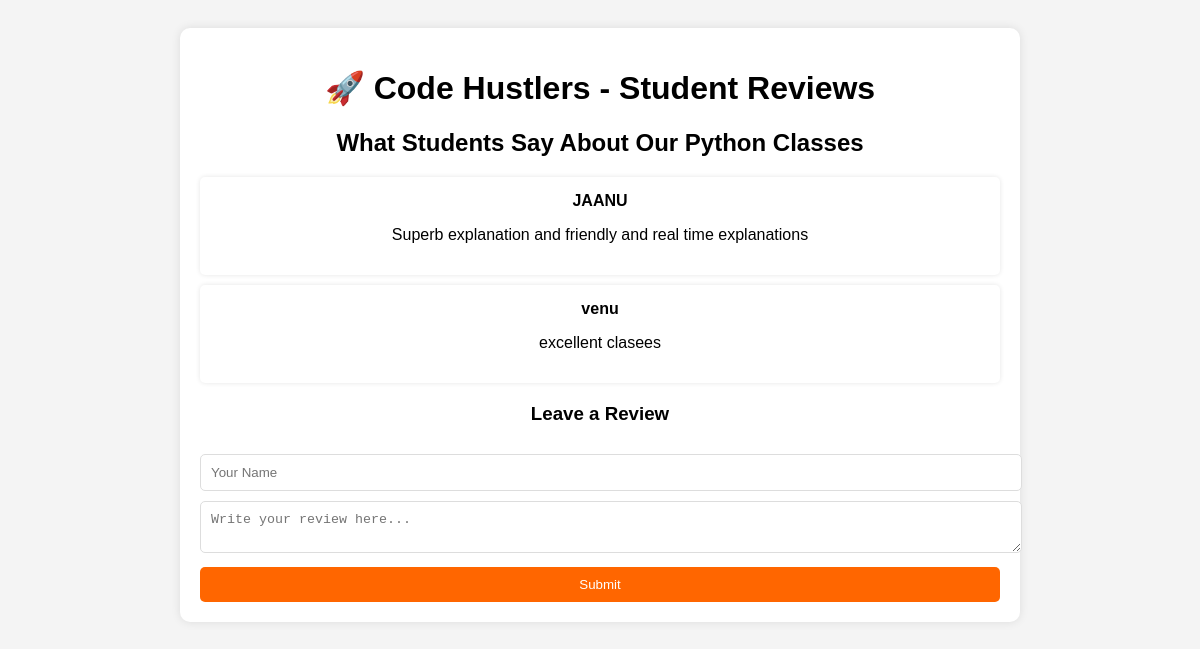
Before: / with the older database file.
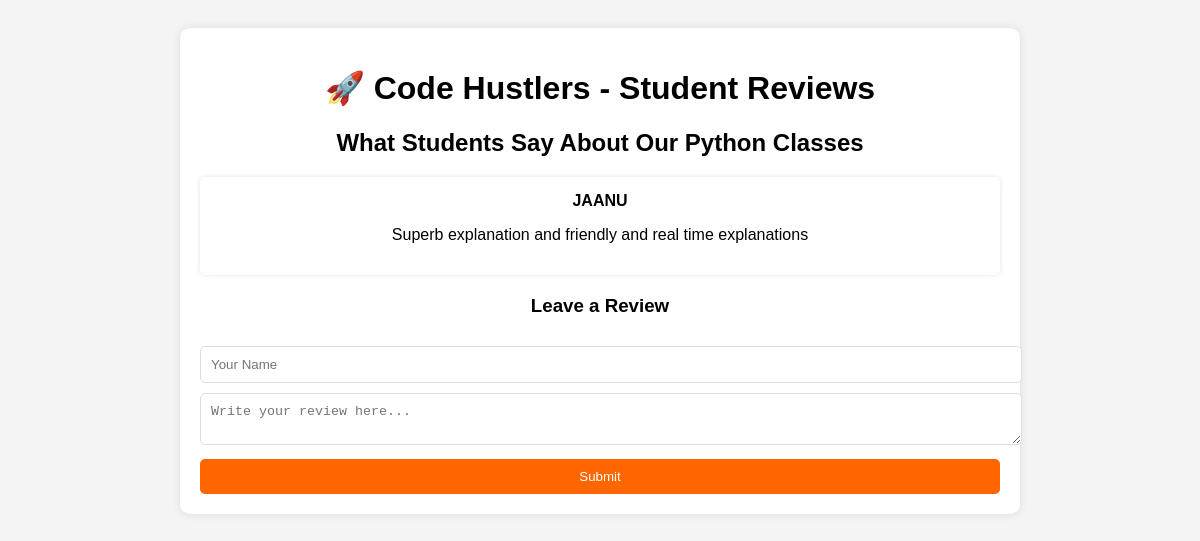
After: the same page with the newer database file.
### reviews/models.py (models this page shows, shortened)
class Review(models.Model):
    name = models.CharField(max_length=100)
    review_text = models.TextField()
    created_at = models.DateTimeField(auto_now_add=True)

### reviews/views.py (the view)
# urls.py: path('', home, name='home'),
def home(request):
    reviews = Review.objects.all().order_by('-created_at')
    return render(request, 'reviews/home.html', {'reviews': reviews})

### reviews/templates/reviews/home.html (shortened to what this page needs)
<!DOCTYPE html>
<html lang="en">
<head>
</head>
<body>
    <div class="container">
        <h1>🚀 Code Hustlers - Student Reviews</h1>
        <h2>What Students Say About Our Python Classes</h2>
        <div id="reviews">
            {% for review in reviews %}
            <div class="review">
                <strong>{{ review.name }}</strong>
                <p>{{ review.review_text }}</p>
            </div>
            {% endfor %}
        </div>
        <div class="form-container">
            <h3>Leave a Review</h3>
            <form method="POST" action="{% url 'add_review' %}">
                <input type="text" name="name" class="input-field" placeholder="Your Name" required>
                <textarea name="review" class="input-field" placeholder="Write your review here..." required></textarea>
                <button type="submit" class="submit-btn">Submit</button>
            </form>
        </div>
    </div>
</body>
</html>

### reviews/templates/reviews/home.html (style rules this page uses)
body { font-family: Arial, sans-serif; text-align: center; background-color: #f4f4f4; padding: 20px; }
.container { max-width: 800px; margin: auto; background: white; padding: 20px; border-radius: 10px; box-shadow: 0 0 10px rgba(0, 0, 0, 0.1); }
.review { background: #fff; padding: 15px; margin: 10px 0; border-radius: 5px; box-shadow: 0 0 5px rgba(0, 0, 0, 0.1); }
.form-container { margin-top: 20px; }
.input-field, .submit-btn { width: 100%; padding: 10px; margin-top: 10px; border-radius: 5px; border: 1px solid #ddd; }
.submit-btn { background: #ff6600; color: white; border: none; cursor: pointer; }

Changed rows visible on the page:
removed Review: name "venu", review_text "excellent clasees"
